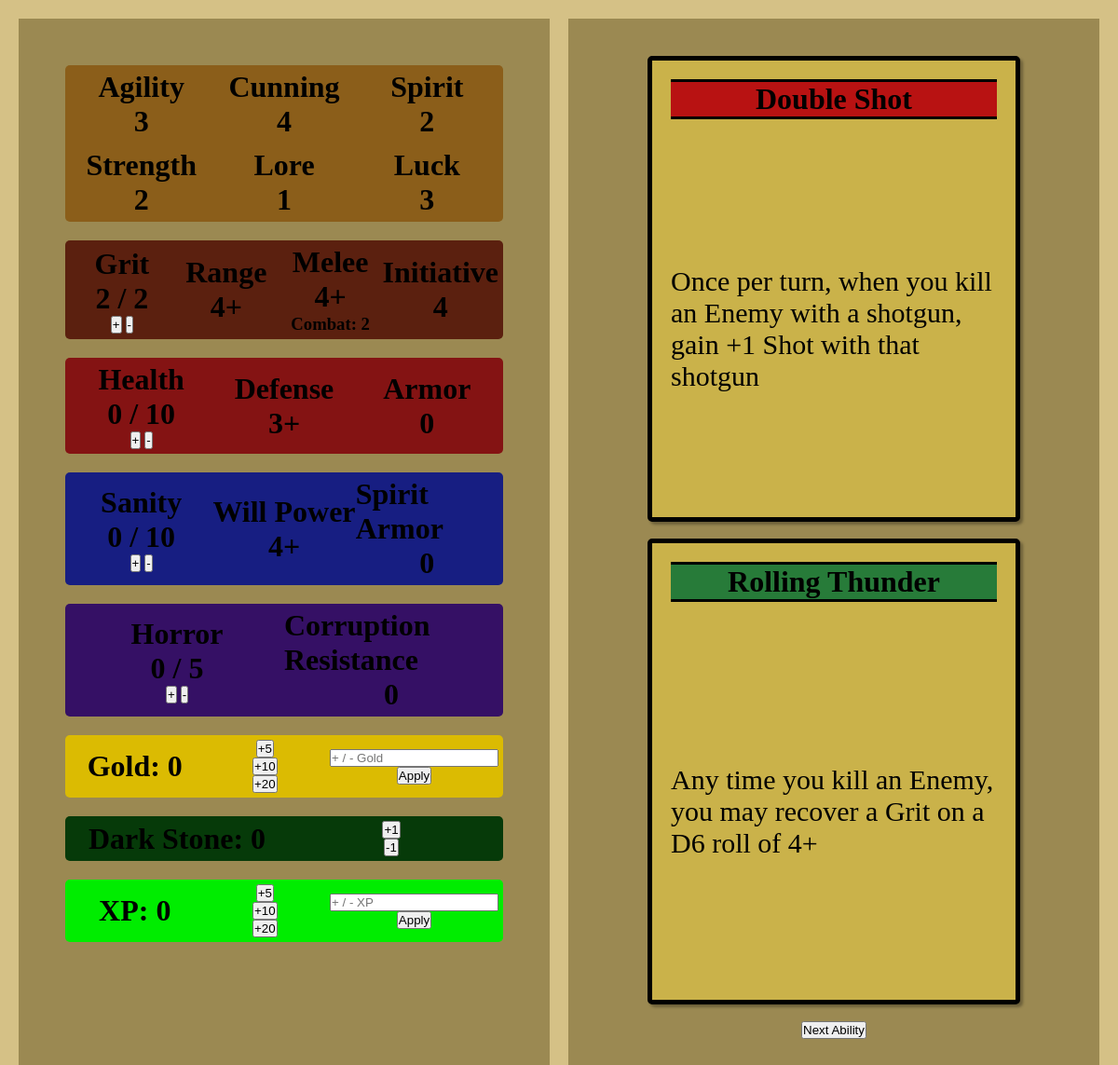
/characters/character/20/, run on an earlier commit of the app's database.
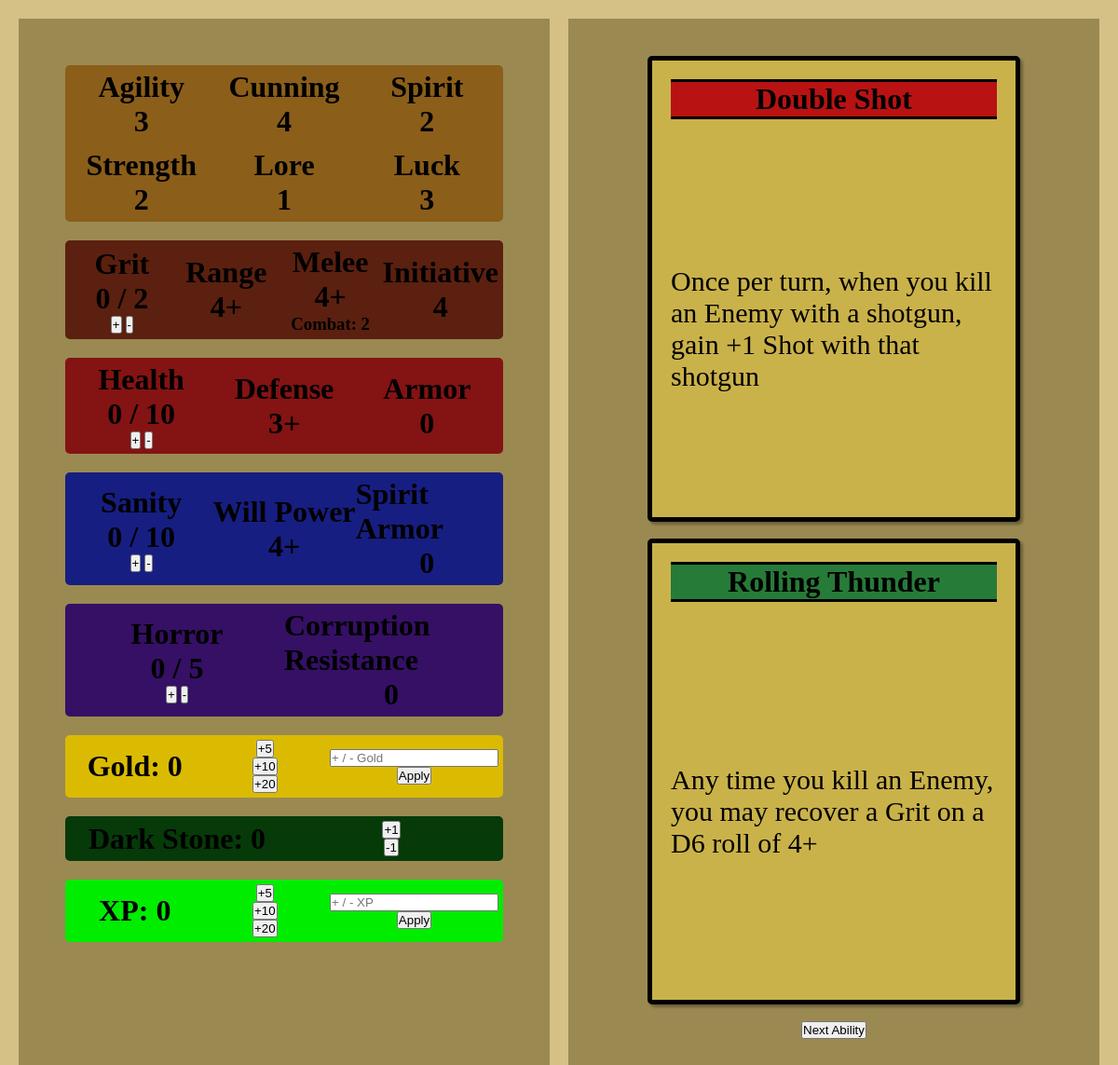
And on a later commit of the database.
### characters/models.py (models this page shows, shortened)
class CharacterSheet(models.Model):
    user = models.ForeignKey(
        settings.AUTH_USER_MODEL,
        on_delete=models.CASCADE
    )
    name = models.CharField(max_length=100, blank=True, default="Unnamed Hero")
    character_class = models.CharField(
        max_length=50,
        choices=[('marshall', 'Marshall'), ('gunslinger', 'Gunslinger'), ('rancher', 'Rancher')]
    )
    agility = models.IntegerField(default=0)
    cunning = models.IntegerField(default=0)
    spirit = models.IntegerField(default=0)
    strength = models.IntegerField(default=0)
    lore = models.IntegerField(default=0)
    luck = models.IntegerField(default=0)
    combat = models.IntegerField(default=0)
    max_grit = models.IntegerField(default=0)
    grit = models.IntegerField(default=0)
    range = models.IntegerField(default=0)
    melee = models.IntegerField(default=0)
    initiative = models.IntegerField(default=0)
    max_health = models.IntegerField(default=0)
    health = models.IntegerField(default=0)
    defense = models.IntegerField(default=0)
    armor = models.IntegerField(default=0)
    max_sanity = models.IntegerField(default=0)
    sanity = models.IntegerField(default=0)
    will_power = models.IntegerField(default=0)
    spirit_armor = models.IntegerField(default=0)
    max_horror = models.IntegerField(default=0)
    horror = models.IntegerField(default=0)
    corruption_resistance = models.IntegerField(default=0)
    gold = models.IntegerField(default=0)
    dark_stone = models.IntegerField(default=0)
    xp = models.IntegerField(default=0)
    class_ability = models.ForeignKey(
        ClassAbility,
        null=True,
        blank=True,
        on_delete=models.SET_NULL,
    )
    abilities = models.ManyToManyField(Ability, blank=True)
    current_ability = models.ForeignKey(
        Ability,
        null=True,
        blank=True,
        on_delete=models.SET_NULL,
        related_name='active_for_characters'
    )

class ClassAbility(models.Model):
    name = models.CharField(max_length=100)
    description = models.TextField()

class Ability(models.Model):
    name = models.CharField(max_length=100)
    description = models.TextField()

### characters/views.py (the view, shortened to what this page needs)
# urls.py: path("character/<int:pk>/", CharacterDetailView.as_view(), name="character_detail"),
class CharacterDetailView(DetailView):
    model = CharacterSheet
    template_name = "characters/character_detail.html"
    context_object_name = 'character'

### templates/characters/character_detail.html (shortened to what this page needs)
{% extends 'base.html' %}
{% block content %}
<div class = 'page-container'>
    <div class = 'left-container'>
        <div class="stats-wrapper">
            <div style="background-color: rgb(139, 94, 26); border-radius: 5px;">
                <div class="stat_container">
                    <div class="character_stat">
                        <h1>Agility</h1>
                        <h1>{{ character.agility }}</h1>
                    </div>
                    <div class="character_stat">
                        <h1>Cunning</h1>
                        <h1>{{ character.cunning }}</h1>
                    </div>
                    <div class="character_stat">
                        <h1>Spirit</h1>
                        <h1>{{ character.spirit }}</h1>
                    </div>
                </div>
                <div class="stat_container">
                    <div class="character_stat">
                        <h1>Strength</h1>
                        <h1>{{ character.strength }}</h1>
                    </div>
                    <div class="character_stat">
                        <h1>Lore</h1>
                        <h1>{{ character.lore }}</h1>
                    </div>
                    <div class="character_stat">
                        <h1>Luck</h1>
                        <h1>{{ character.luck }}</h1>
                    </div>
                </div>
            </div>
        </div>
        <div class="stats-wrapper">
            <div class = 'combat_container'>
                <div class = 'character_stat'>
                    <h1>Grit</h1>
                    <h1 id="grit_stat">{{character.grit}} / {{character.max_grit}}</h1>
                    <div>
                        <button onclick="update_grit(1)">+</button>
                        <button onclick="update_grit(-1)">-</button>
                    </div>
                </div>
                <div class = 'character_stat'>
                    <h1>Range</h1>
                    <h1>{{character.range}}+</h1>
                </div>
                <div class = 'character_stat'>
                    <h1>Melee</h1>
                    <h1>{{character.melee}}+</h1>
                    <h3>Combat: {{character.combat}}</h3>
                </div>
                <div class = 'character_stat'>
                    <h1>Initiative</h1>
                    <h1>{{character.initiative}}</h1>
                </div>
            </div>
        </div>
        <div class = 'stats-wrapper'>
            <div class = 'stat_container' style="background-color: rgb(132, 19, 19);">
                <div class = 'character_stat'>
                    <h1>Health</h1>
                    <h1 id = 'health_stat'>{{character.health}} / {{character.max_health}}</h1>
                    <div>
                        <button onclick="update_health(1)">+</button>
                        <button onclick="update_health(-1)">-</button>
                    </div>
                </div>
                <div class = 'character_stat'>
                    <h1>Defense</h1>
                    <h1>{{character.defense}}+</h1>
                </div>
                <div class = 'character_stat'>
                    <h1>Armor</h1>
                    <h1>{{character.armor}}</h1>
                </div>
            </div>
        </div>
        <div class = 'stats-wrapper'>
            <div class = 'stat_container' style="background-color: rgb(23, 30, 130);">
                <div class = 'character_stat'>
                    <h1>Sanity</h1>
                    <h1 id="sanity_stat">{{character.sanity}} / {{character.max_sanity}}</h1>
                    <div>
                        <button onclick="update_sanity(1)">+</button>
                        <button onclick="update_sanity(-1)">-</button>
                    </div>
                </div>
                <div class = 'character_stat'>
                    <h1>Will Power</h1>
                    <h1>{{character.will_power}}+</h1>
                </div>
                <div class = 'character_stat'>
                    <h1>Spirit Armor</h1>
                    <h1>{{character.spirit_armor}}</h1>
                </div>
            </div>
        </div>
        <div class = 'stats-wrapper'>
            <div class = 'dual_container' style="background-color: #351065;">
                <div class = 'character_stat'>
                    <h1>Horror</h1>
                    <h1 id="horror_stat">{{character.horror}} / {{character.max_horror}}</h1>
                    <div>
                        <button onclick="update_horror(1)">+</button>
                        <button onclick="update_horror(-1)">-</button>
                    </div>
                </div>
                <div class = 'character_stat'>
                    <h1>Corruption Resistance</h1>
                    <h1>{{character.corruption_resistance}}</h1>
                </div>
            </div>
        </div>
        <div class="stats-wrapper">
            <div class="stat_container" style="background-color: rgb(219, 187, 2);">
                <div class = 'character_stat'>
                    <h1 id = 'gold_stat'>Gold: {{character.gold}}</h1>
                </div>
                <div class = 'character_stat'>
                    <button onclick="update_gold(5)">+5</button>
                    <button onclick="update_gold(10)">+10</button>
                    <button onclick="update_gold(20)">+20</button>
                </div>
                <div class="character_stat">
                    <input
                        type="number"
                        id="gold_input"
                        step="1"
                        placeholder="+ / - Gold"
                    >
                    <button onclick="submitGold()">Apply</button>
                </div>
            </div>
        </div>
        <div class="stats-wrapper">
            <div class="dual_container" style="background-color: rgb(6, 58, 9);">
                <div class = 'character_stat'>
                    <h1 id = 'dark_stone_stat'>Dark Stone: {{character.dark_stone}}</h1>
                </div>
                <div class = 'character_stat'>
                    <button onclick="update_dark_stone(1)">+1</button>
                    <button onclick="update_dark_stone(-1)">-1</button>
                </div>
            </div>
        </div>
        <div class="stats-wrapper">
            <div class="stat_container" style="background-color: rgb(0, 237, 0);">
                <div class="character_stat">
                    <h1 id="xp_stat">XP: {{ character.xp }}</h1>
                </div>
                <div class="character_stat">
                    <button onclick="update_xp(5)">+5</button>
                    <button onclick="update_xp(10)">+10</button>
                    <button onclick="update_xp(20)">+20</button>
                </div>
                <div class="character_stat">
                    <input
                        type="number"
                        id="xp_input"
                        step="1"
                        placeholder="+ / - XP"
                    >
                    <button onclick="submitXP()">Apply</button>
                </div>
            </div>
        </div>
    </div>
    <div class = 'right-container'>
        <div class = 'ability_card'>
            <h1 style="background-color: rgb(184, 18, 18);">{{ character.class_ability.name }}</h1>
            <div style=" height: 100%; display: flex; justify-content: center; align-items: center;">
                <p>{{ character.class_ability.description }}</p>
            </div>
        </div>
        <br>
        <div class = 'ability_card'>
            <h1 id="CurrentAbilityName" style="background-color: rgb(39, 123, 57);">{{ character.current_ability.name }}</h1>
            <div style=" height: 100%; display: flex; justify-content: center; align-items: center; ;">
                <p id="CurrentAbilityDescription">{{ character.current_ability.description }}</p>
            </div>
        </div>
        <br>
        <button id="CycleAbilityBtn">Next Ability</button>
    </div>
</div>
{% endblock content %}

### templates/base.html (shortened to what this page needs)
{% load static %}
<!Doctype html>
<html>
  <head>
    <link rel="stylesheet" href="{% static 'css/base.css' %}">
  </head>
  <body>
    <main>
      {% block content %}{% endblock content %}
    </main>
  </body>
</html>

### static/css/base.css (style rules this page uses)
* { margin: 0; padding: 0; box-sizing: border-box; }
:root { --main-color: #c7b47c; --secondary-color:#9b8952; --thrid-color:#bfe79e; --light-blue:#58bff7; --dark-blue:#0E2C40; --side-margin:20vw; --background-color: #d5c186; --large-card-margin:3%; }
html, body { overflow-x: hidden; background-color: var(--background-color); overflow-y: scroll; scrollbar-width: none; }
.page-container { display: flex; }
.left-container { width: 50%; margin-left: 20px; margin-right: 10px; margin-top: 20px; margin-bottom: 20px; padding: 40px; background-color: var(--secondary-color); }
.right-container { width: 50%; margin-left: 10px; margin-right: 20px; padding: 40px; margin-top: 20px; margin-bottom: 20px; display: flex; flex-direction: column; align-items: center; background-color: var(--secondary-color); }
.stats-wrapper { display: flex; flex-direction: column; justify-content: space-between; padding: 10px; }
.stat_container { display: grid; grid-template-columns: repeat(3, 1fr); width: 100%; padding: 5px; border-radius: 5px; }
.combat_container { display: grid; grid-template-columns: repeat(4, 1fr); width: 100%; padding: 5px; border-radius: 5px; background-color: rgb(91, 32, 15); }
.dual_container { display: grid; grid-template-columns: repeat(2, 1fr); width: 100%; padding: 5px; border-radius: 5px; }
.character_stat { display: flex; flex-direction: column; align-items: center; justify-content: center; }
.character_stat h1 { margin: 0; }
.ability_card { height: 500px; width: 400px; background-color: rgb(202, 178, 74); box-shadow: 3px 3px 3px rgba(0,0,0,0.3); padding: 20px; border: 5px solid black; border-radius: 5px; }
.ability_card h1 { border-top: solid black; border-bottom: solid black; text-align: center; }
.ability_card p { font-size: 30px; }

What changed in the data, as far as the page shows it:
changed CharacterSheet "Double Shot": grit "2" → "0"
